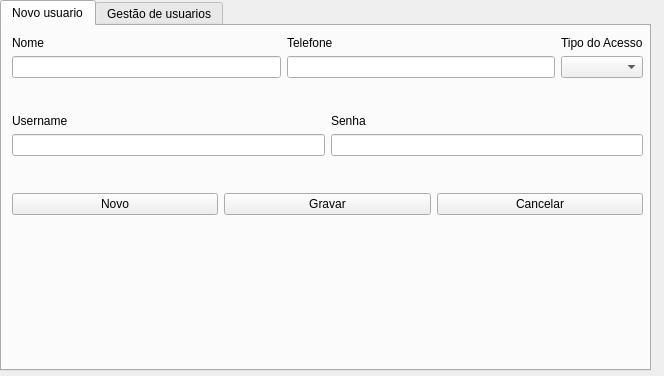
<?xml version="1.0" encoding="UTF-8"?>
<ui version="4.0">
 <class>fm_gestaoUsuario</class>
 <widget class="QDialog" name="fm_gestaoUsuario">
  <property name="geometry">
   <rect>
    <x>0</x>
    <y>0</y>
    <width>664</width>
    <height>376</height>
   </rect>
  </property>
  <property name="windowTitle">
   <string>Gestão de Usuarios</string>
  </property>
  <property name="windowIcon">
   <iconset resource="resources.qrc">
    <normaloff>:/imagens/img/images.png</normaloff>:/imagens/img/images.png</iconset>
  </property>
  <widget class="QTabWidget" name="tabWidget">
   <property name="geometry">
    <rect>
     <x>0</x>
     <y>0</y>
     <width>651</width>
     <height>371</height>
    </rect>
   </property>
   <property name="currentIndex">
    <number>0</number>
   </property>
   <widget class="QWidget" name="tab_novousuario">
    <attribute name="title">
     <string>Novo usuario</string>
    </attribute>
    <widget class="QWidget" name="layoutWidget">
     <property name="geometry">
      <rect>
       <x>10</x>
       <y>10</y>
       <width>631</width>
       <height>179</height>
      </rect>
     </property>
     <layout class="QVBoxLayout" name="verticalLayout_6">
      <item>
       <layout class="QHBoxLayout" name="horizontalLayout">
        <item>
         <layout class="QVBoxLayout" name="verticalLayout">
          <item>
           <widget class="QLabel" name="label">
            <property name="text">
             <string>Nome</string>
            </property>
           </widget>
          </item>
          <item>
           <widget class="QLineEdit" name="txt_novonome"/>
          </item>
         </layout>
        </item>
        <item>
         <layout class="QVBoxLayout" name="verticalLayout_4">
          <item>
           <widget class="QLabel" name="label_4">
            <property name="text">
             <string>Telefone</string>
            </property>
           </widget>
          </item>
          <item>
           <widget class="QLineEdit" name="txt_novotelefone"/>
          </item>
         </layout>
        </item>
        <item>
         <layout class="QVBoxLayout" name="verticalLayout_5">
          <item>
           <widget class="QLabel" name="label_5">
            <property name="text">
             <string>Tipo do Acesso</string>
            </property>
           </widget>
          </item>
          <item>
           <widget class="QComboBox" name="cb_novoacesso"/>
          </item>
         </layout>
        </item>
       </layout>
      </item>
      <item>
       <spacer name="verticalSpacer">
        <property name="orientation">
         <enum>Qt::Vertical</enum>
        </property>
        <property name="sizeType">
         <enum>QSizePolicy::Expanding</enum>
        </property>
        <property name="sizeHint" stdset="0">
         <size>
          <width>20</width>
          <height>40</height>
         </size>
        </property>
       </spacer>
      </item>
      <item>
       <layout class="QHBoxLayout" name="horizontalLayout_2">
        <item>
         <layout class="QVBoxLayout" name="verticalLayout_2">
          <item>
           <widget class="QLabel" name="label_2">
            <property name="text">
             <string>Username</string>
            </property>
           </widget>
          </item>
          <item>
           <widget class="QLineEdit" name="txt_novousuario"/>
          </item>
         </layout>
        </item>
        <item>
         <layout class="QVBoxLayout" name="verticalLayout_3">
          <item>
           <widget class="QLabel" name="label_3">
            <property name="text">
             <string>Senha</string>
            </property>
           </widget>
          </item>
          <item>
           <widget class="QLineEdit" name="txt_novasenha"/>
          </item>
         </layout>
        </item>
       </layout>
      </item>
      <item>
       <spacer name="verticalSpacer_2">
        <property name="orientation">
         <enum>Qt::Vertical</enum>
        </property>
        <property name="sizeHint" stdset="0">
         <size>
          <width>20</width>
          <height>40</height>
         </size>
        </property>
       </spacer>
      </item>
      <item>
       <layout class="QHBoxLayout" name="horizontalLayout_3">
        <item>
         <widget class="QPushButton" name="btn_novo_novousuario">
          <property name="text">
           <string>Novo</string>
          </property>
          <property name="autoDefault">
           <bool>false</bool>
          </property>
         </widget>
        </item>
        <item>
         <widget class="QPushButton" name="btn_novousuario_gravar">
          <property name="text">
           <string>Gravar</string>
          </property>
          <property name="autoDefault">
           <bool>false</bool>
          </property>
         </widget>
        </item>
        <item>
         <widget class="QPushButton" name="pushButton_2">
          <property name="text">
           <string>Cancelar</string>
          </property>
          <property name="autoDefault">
           <bool>false</bool>
          </property>
         </widget>
        </item>
       </layout>
      </item>
     </layout>
    </widget>
   </widget>
   <widget class="QWidget" name="tab_gestaousuarios">
    <attribute name="title">
     <string>Gestão de usuarios</string>
    </attribute>
    <widget class="QWidget" name="layoutWidget_3">
     <property name="geometry">
      <rect>
       <x>390</x>
       <y>20</y>
       <width>251</width>
       <height>51</height>
      </rect>
     </property>
     <layout class="QVBoxLayout" name="verticalLayout_9">
      <item>
       <widget class="QLabel" name="label_13">
        <property name="text">
         <string>Filtar</string>
        </property>
       </widget>
      </item>
      <item>
       <layout class="QHBoxLayout" name="horizontalLayout_5">
        <item>
         <widget class="QLineEdit" name="txt_gu_filtrar"/>
        </item>
        <item>
         <widget class="QPushButton" name="btn_gu_filtrar">
          <property name="text">
           <string>ok</string>
          </property>
         </widget>
        </item>
       </layout>
      </item>
     </layout>
    </widget>
    <widget class="QGroupBox" name="groupBox">
     <property name="geometry">
      <rect>
       <x>260</x>
       <y>10</y>
       <width>120</width>
       <height>61</height>
      </rect>
     </property>
     <property name="title">
      <string>Filtrar por:</string>
     </property>
     <widget class="QRadioButton" name="rb_gu_id">
      <property name="geometry">
       <rect>
        <x>10</x>
        <y>20</y>
        <width>82</width>
        <height>17</height>
       </rect>
      </property>
      <property name="text">
       <string>ID</string>
      </property>
      <property name="checked">
       <bool>true</bool>
      </property>
     </widget>
     <widget class="QRadioButton" name="rb_gu_nome">
      <property name="geometry">
       <rect>
        <x>10</x>
        <y>40</y>
        <width>82</width>
        <height>17</height>
       </rect>
      </property>
      <property name="text">
       <string>Nome</string>
      </property>
     </widget>
    </widget>
    <widget class="QTableWidget" name="tw_gu_listausuario">
     <property name="geometry">
      <rect>
       <x>260</x>
       <y>90</y>
       <width>381</width>
       <height>241</height>
      </rect>
     </property>
    </widget>
    <widget class="QWidget" name="layoutWidget">
     <property name="geometry">
      <rect>
       <x>0</x>
       <y>0</y>
       <width>241</width>
       <height>331</height>
      </rect>
     </property>
     <layout class="QVBoxLayout" name="verticalLayout_7">
      <item>
       <layout class="QVBoxLayout" name="verticalLayout_8">
        <item>
         <widget class="QLabel" name="label_7">
          <property name="text">
           <string>Nome</string>
          </property>
         </widget>
        </item>
        <item>
         <widget class="QLineEdit" name="txt_gu_nome"/>
        </item>
        <item>
         <widget class="QLabel" name="label_8">
          <property name="text">
           <string>Username</string>
          </property>
         </widget>
        </item>
        <item>
         <widget class="QLineEdit" name="txt_gu_username"/>
        </item>
        <item>
         <widget class="QLabel" name="label_9">
          <property name="text">
           <string>Senha</string>
          </property>
         </widget>
        </item>
        <item>
         <widget class="QLineEdit" name="txt_gu_senha"/>
        </item>
        <item>
         <widget class="QLabel" name="label_10">
          <property name="text">
           <string>Telefone</string>
          </property>
         </widget>
        </item>
        <item>
         <widget class="QLineEdit" name="txt_gu_telefone"/>
        </item>
        <item>
         <widget class="QLabel" name="label_11">
          <property name="text">
           <string>Acesso</string>
          </property>
         </widget>
        </item>
        <item>
         <widget class="QComboBox" name="cb_gu_acesso"/>
        </item>
       </layout>
      </item>
      <item>
       <spacer name="verticalSpacer_3">
        <property name="orientation">
         <enum>Qt::Vertical</enum>
        </property>
        <property name="sizeHint" stdset="0">
         <size>
          <width>20</width>
          <height>40</height>
         </size>
        </property>
       </spacer>
      </item>
      <item>
       <layout class="QHBoxLayout" name="horizontalLayout_4">
        <item>
         <widget class="QPushButton" name="btn_gu_vervendas">
          <property name="text">
           <string>Ver vendas</string>
          </property>
         </widget>
        </item>
        <item>
         <widget class="QPushButton" name="btn_gu_excluir">
          <property name="text">
           <string>Excluir</string>
          </property>
         </widget>
        </item>
       </layout>
      </item>
     </layout>
    </widget>
   </widget>
  </widget>
 </widget>
 <resources>
  <include location="resources.qrc"/>
 </resources>
 <connections/>
</ui>
